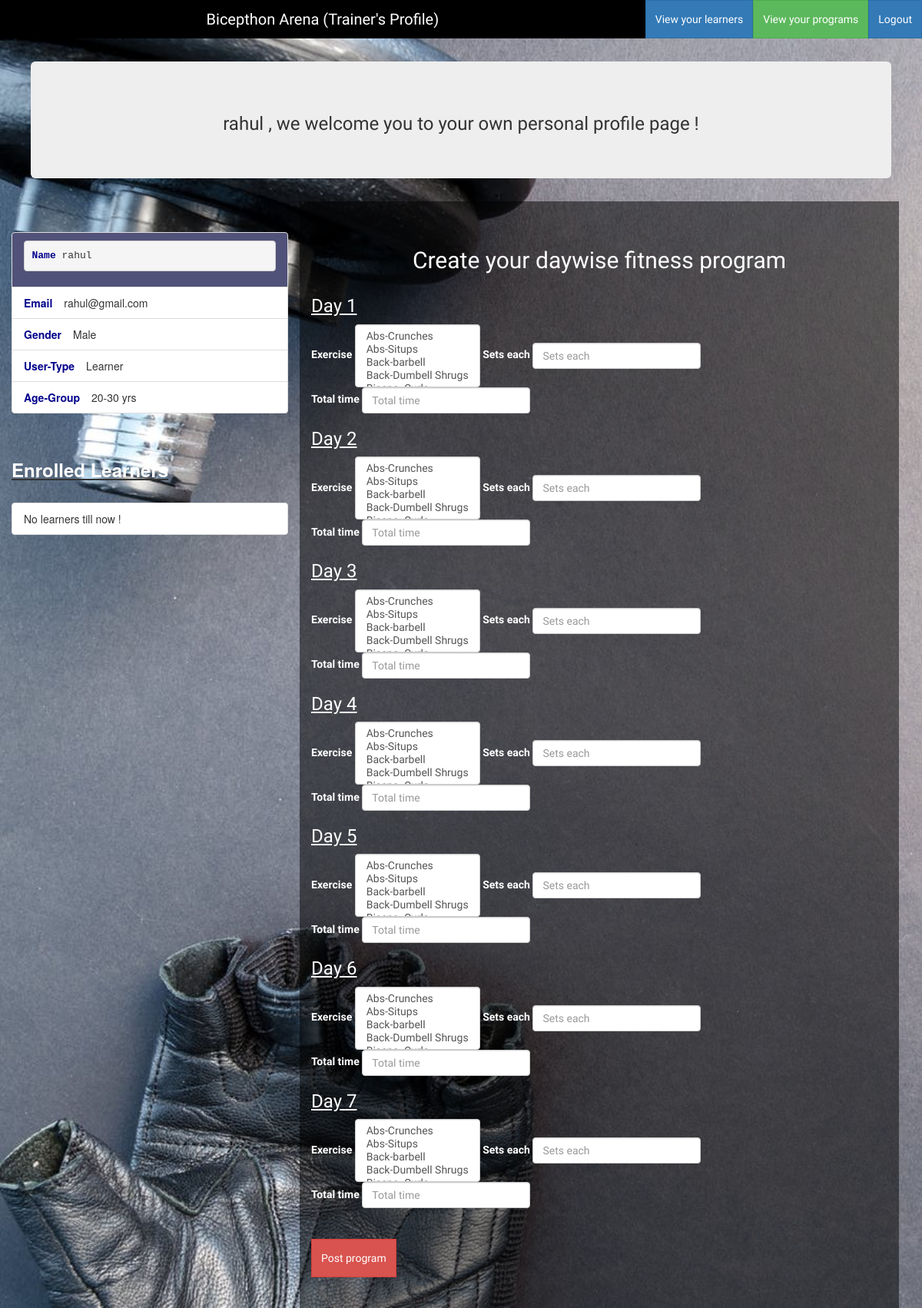
/trainerDashboard.php (signed in), run on the app's committed database.
### tables this page shows
CREATE TABLE `users` (
  `email` varchar(100) NOT NULL,
  `id` int(10) NOT NULL,
  `password` varchar(100) NOT NULL,
  `agegroup` varchar(20) NOT NULL,
  `gender` varchar(40) NOT NULL,
  `profession` varchar(100) NOT NULL,
  `name` varchar(100) NOT NULL,
  `enroll` text NOT NULL,
  `enrolledin` text NOT NULL
);

### trainerDashboard.php (the view, shortened to what this page needs)
<?php
include 'db.php';
if(!isset($_SESSION['userEmail'])){
   echo "<script>alert('Please login !');
   //window.location='index.php';
   </script>";
}else{
    $email = $_SESSION['userEmail'];
}
$sql = "SELECT * FROM users where email = '".$email."'";
$result = $conn->query($sql);
if ($result->num_rows > 0) {
    while($row = $result->fetch_assoc()) {
        $dbname = $row['name'];
        $dbemail = $row['email'];
        $dbagegroup = $row['agegroup'];
        $dbprofession = $row['profession'];
        $dbgender = $row['gender'];
        $dbenroll = $row['enroll'];
        $dbenroll = explode(',',trim($dbenroll));
    }
} else {
    echo "<script>alert('Error ! Please try again later !');
        window.location='trainerDashboard.php';
      </script>";
}
$enroll = array();
?>
<!DOCTYPE html>
<html>
<head>
	<link rel="stylesheet" type="text/css" href="css/trainerDashboard.css">
<link rel="stylesheet" href="https://maxcdn.bootstrapcdn.com/bootstrap/3.3.7/css/bootstrap.min.css">
</head>
<body>
<div class="header">
<span id="heading">Bicepthon Arena (Trainer's Profile)</span>
<div class="navBtn">
<form action='php/viewLearners.php'>
<button type="submit" class="btn btn-primary">View your learners</button>
</form>
<form action='php/viewPrograms.php'>
<button type="submit" class="btn btn-success">View your programs</button>
</form>
<form action='php/logout.php'>
<button type="submit" class="btn btn-primary">Logout</button>
</form>
</div>
</div>
<div class="container-fluid mainContainer" style="background:url(images/back1.jpeg);background-size: cover;">
    	<div class="row mainRow" >
    		<div class="jumbotron profileJumbo" style="margin-top: 80px;">
			    <h3><?php echo $dbname; ?> , we welcome you to your own personal profile page !</h3>
			  </div>
    	</div>
    	<div class="row profileRow">
    			<div class="col-xs-12 col-sm-12 col-md-12 col-lg-4 col1">
    				<ul class="list-group">
					  <li class="list-group-item" style="background-color: #515279;"><pre style="overflow:hidden;"><b style="color:darkblue;">Name</b> <span id="name"><?php echo $dbname; ?></span></li></pre>
					  <li class="list-group-item"><b class="fields">Email</b><span id="email"><?php echo $dbemail; ?></span></li>
					  <li class="list-group-item"><b class="fields">Gender</b><span id="gender"><?php echo $dbgender; ?></span></li>
					  <li class="list-group-item"><b class="fields">User-Type</b><span id="profession"><?php echo $dbprofession; ?></span></li>
					  <li class="list-group-item"><b class="fields">Age-Group</b><span id="agegroup"><?php echo $dbagegroup; ?></span></li>
					</ul><br>
                     <h3><u><b style="color:white;">Enrolled Learners</b></u></h3><br>
                    <ul class="list-group">
                    <?php
                          $sql = "SELECT * FROM users where id = '".$_SESSION['trainerId']."'";
                            $result = $conn->query($sql);
                            if ($result->num_rows > 0) {
                                while($row = $result->fetch_assoc()) {
                                    $dbdbenroll = $row['enroll'];
                                }
                            } else {
                                echo "0 results";
                            }
                            if($dbdbenroll == ""){
                                    echo "<li class='list-group-item' >No learners till now !</li>";
                            }else{
                                echo '<li class="list-group-item">';
                                for ($x = 0; $x <= sizeof($dbenroll)-1; $x++) {
                                  echo $enroll[$x];echo '<br>';
                                }
                                echo "</li>";
                            }
                    ?>
                    </ul>
    			</div>
    			<div class="col-xs-12 col-sm-12 col-md-12 col-lg-8 col2">
    				<div style="display: flex;justify-content: space-around;"><h2>Create your daywise fitness program</h2>
                    </div>
    				<div>
                    <form action="php/postProgram.php" method="post">
                         <h3 style="color:white;"><u>Day 1</u></h3>
                         <div class="form-inline">
                        <div class="form-group">
                          <label for="exercised1">Exercise</label>
                          <select class="form-control mainScroll" id="exercised1" name="exercised1[]" multiple>
                            <option>Abs-Crunches</option>
                            <option>Abs-Situps</option>
                            <option>Back-barbell</option>
                            <option >Back-Dumbell Shrugs</option>
                            <option >Biceps- Curls</option>
                          </select>
                        </div>
                        <div class="form-group">
                         <label><b>Sets each</b></label>
                            <input type="text" class="form-control" placeholder="Sets each" id="setsd1" name="setsd1" required />
                        </div>
                        <div class="form-group">
                         <label><b>Total time </b></label>
                            <input type="text" class="form-control" placeholder="Total time" id="totaltimed1" name="totaltimed1" required />
                        </div>
                         <h3 style="color:white;"><u>Day 2</u></h3>
                         <div class="form-inline">
                        <div class="form-group">
                          <label for="exercised2">Exercise</label>
                          <select class="form-control mainScroll" id="exercised2" name="exercised2[]" multiple>
                            <option>Abs-Crunches</option>
                            <option>Abs-Situps</option>
                            <option>Back-barbell</option>
                            <option >Back-Dumbell Shrugs</option>
                            <option >Biceps- Curls</option>
                          </select>
                        </div>
                        <div class="form-group">
                         <label><b>Sets each</b></label>
                            <input type="text" class="form-control" placeholder="Sets each" id="setsd2" name="setsd2" required />
                        </div>
                        <div class="form-group">
                         <label><b>Total time </b></label>
                            <input type="text" class="form-control" placeholder="Total time" id="totaltimed2" name="totaltimed2" required />
                        </div>
                         <h3 style="color:white;"><u>Day 3</u></h3>
                         <div class="form-inline">
                        <div class="form-group">
                          <label for="exercised3">Exercise</label>
                          <select class="form-control mainScroll" id="exercised3" name="exercised3[]" multiple>
                            <option>Abs-Crunches</option>
                            <option>Abs-Situps</option>
                            <option>Back-barbell</option>
                            <option >Back-Dumbell Shrugs</option>
                            <option >Biceps- Curls</option>
                          </select>
                        </div>
                        <div class="form-group">
                         <label><b>Sets each</b></label>
                            <input type="text" class="form-control" placeholder="Sets each" id="setsd3" name="setsd3" required />
                        </div>
                        <div class="form-group">
                         <label><b>Total time </b></label>
                            <input type="text" class="form-control" placeholder="Total time" id="totaltimed3" name="totaltimed3" required />
                        </div>
                         <h3 style="color:white;"><u>Day 4</u></h3>
                         <div class="form-inline">
                        <div class="form-group">
                          <label for="exercised4">Exercise</label>
                          <select class="form-control mainScroll" id="exercised4" name="exercised4[]" multiple>
                            <option>Abs-Crunches</option>
                            <option>Abs-Situps</option>
                            <option>Back-barbell</option>
                            <option >Back-Dumbell Shrugs</option>
                            <option >Biceps- Curls</option>
                          </select>
                        </div>
                        <div class="form-group">
                         <label><b>Sets each</b></label>
                            <input type="text" class="form-control" placeholder="Sets each" id="setsd4" name="setsd4" required />
                        </div>
                        <div class="form-group">
                         <label><b>Total time </b></label>
                            <input type="text" class="form-control" placeholder="Total time" id="totaltimed4" name="totaltimed4" required />
                        </div>
                         <h3 style="color:white;"><u>Day 5</u></h3>
                         <div class="form-inline">
                        <div class="form-group">
                          <label for="exercised5">Exercise</label>
                          <select class="form-control mainScroll" id="exercised5" name="exercised5[]" multiple>
                            <option>Abs-Crunches</option>
                            <option>Abs-Situps</option>
                            <option>Back-barbell</option>
                            <option >Back-Dumbell Shrugs</option>
                            <option >Biceps- Curls</option>
                          </select>
                        </div>
                        <div class="form-group">
                         <label><b>Sets each</b></label>
                            <input type="text" class="form-control" placeholder="Sets each" id="setsd5" name="setsd5" required />
                        </div>
                        <div class="form-group">
                         <label><b>Total time </b></label>
                            <input type="text" class="form-control" placeholder="Total time" id="totaltimed5" name="totaltimed5" required />
                        </div>
                         <h3 style="color:white;"><u>Day 6</u></h3>
                         <div class="form-inline">
                        <div class="form-group">
                          <label for="exercised6">Exercise</label>
                          <select class="form-control mainScroll" id="exercised6" name="exercised6[]" multiple>
                            <option>Abs-Crunches</option>
                            <option>Abs-Situps</option>
                            <option>Back-barbell</option>
                            <option >Back-Dumbell Shrugs</option>
                            <option >Biceps- Curls</option>
                          </select>
                        </div>
                        <div class="form-group">
                         <label><b>Sets each</b></label>
                            <input type="text" class="form-control" placeholder="Sets each" id="setsd6" name="setsd6" required />
                        </div>
                        <div class="form-group">
                         <label><b>Total time </b></label>
                            <input type="text" class="form-control" placeholder="Total time" id="totaltimed6" name="totaltimed6" required />
                        </div>
                         <h3 style="color:white;"><u>Day 7</u></h3>
                         <div class="form-inline">
                        <div class="form-group">
                          <label for="exercised7">Exercise</label>
                          <select class="form-control mainScroll" id="exercised7" name="exercised7[]" multiple>
                            <option>Abs-Crunches</option>
                            <option>Abs-Situps</option>
                            <option>Back-barbell</option>
                            <option >Back-Dumbell Shrugs</option>
                            <option >Biceps- Curls</option>
                          </select>
                        </div>
                        <div class="form-group">
                         <label><b>Sets each</b></label>
                            <input type="text" class="form-control" placeholder="Sets each" id="setsd7" name="setsd7" required />
                        </div>
                        <div class="form-group">
                         <label><b>Total time </b></label>
                            <input type="text" class="form-control" placeholder="Total time" id="totaltimed7" name="totaltimed7" required />
                        </div>
                        </div><br><br>
                          <button type="submit" class="btn btn-danger" name='submit'>Post program</button>
                    </form>
    				</div>
    			</div>
    	</div>
 </div>
</body>
</html>

### css/trainerDashboard.css (style rules this page uses)
.header { width:100%; height:50px; background-color: black; position: fixed; top:0px; left:0px; display: flex; justify-content: space-around; align-items: center; font-size: 20px; color:white; z-index: 2000; font-family: 'Courgette', cursive; }
.btn { height:50px; border-radius: 0px !important; }
#heading { width:75%; display: flex; justify-content: space-around; align-items: center; }
.navBtn { display: flex; justify-content: space-around; align-items: center; }
.profileJumbo { margin:40px; background-color: aliceblue; color:black; display: flex; justify-content: space-around; align-items: center; font-family: 'Courgette', cursive; font-weight: bold; }
.profileRow { width:100%; height: 100%; }
.fields { color:darkblue; margin-right: 15px; }
.col1 { padding: 40px; }
.col2 { padding:40px; font-family: 'Courgette', cursive; background-color: rgba(0,0,0,0.5); color:white; }

### data on the page
users: name "rahul", email "rahul@gmail.com", gender "Male", profession "Learner", agegroup "20-30 yrs"
